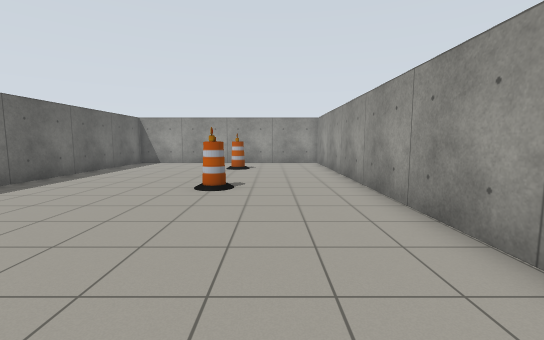
view 1 (above)

16 first-person views from a walk through a robot-simulator world made for Gazebo. The camera is 1.2 m above the floor, tilts 6° down and sees 90° across. The floor is counted in squares, 1 m on a side. Each view is taken from the middle of a square. On the plan, view 1 faces up. The plan holds only what a view shows up to about 12 squares ahead; the rest is blank.

view 2
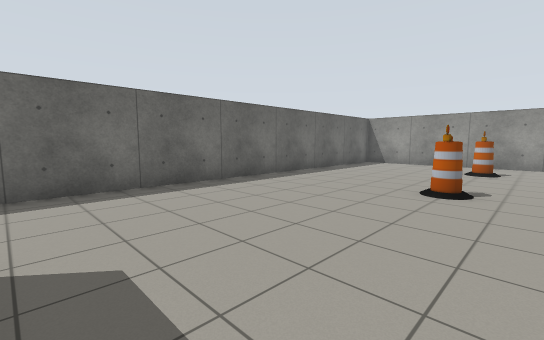

view 3
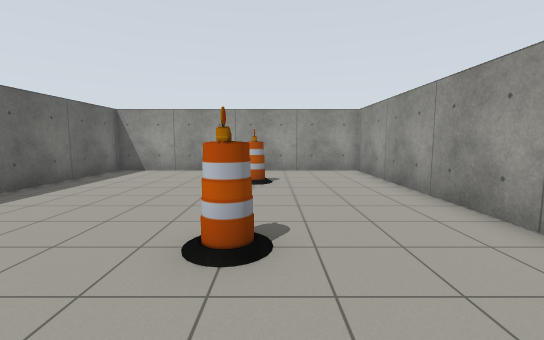

view 4
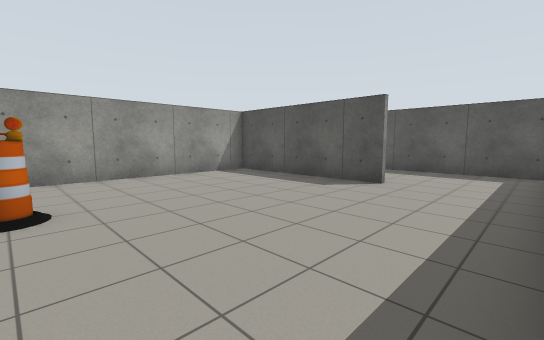

view 5
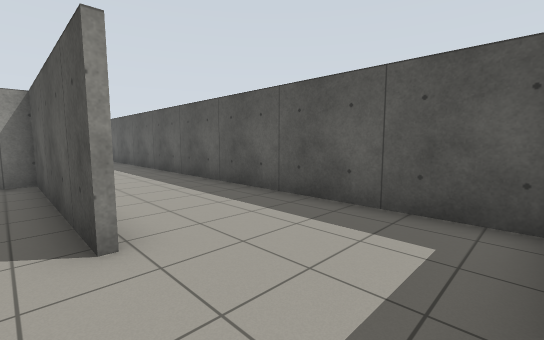

view 6
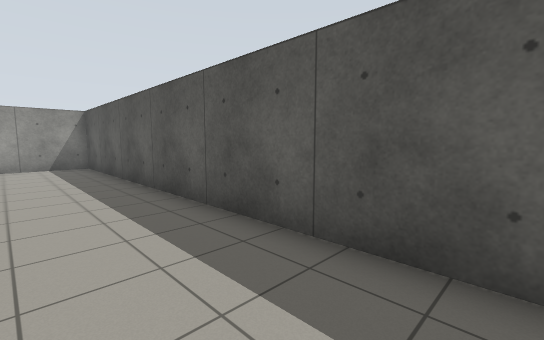

view 7
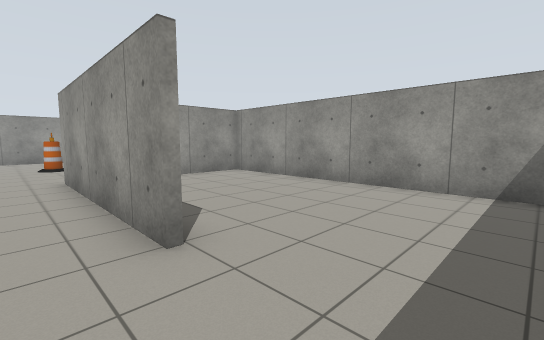

view 8
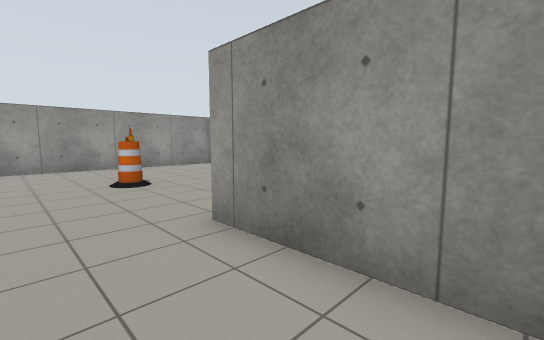

view 9
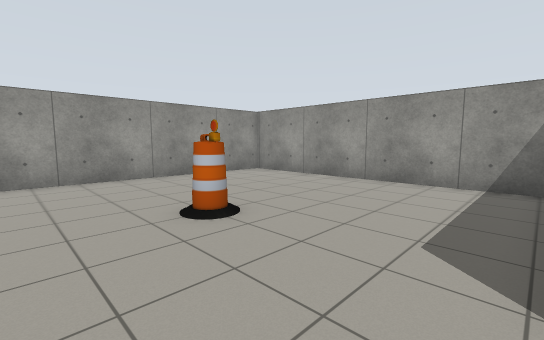

view 10
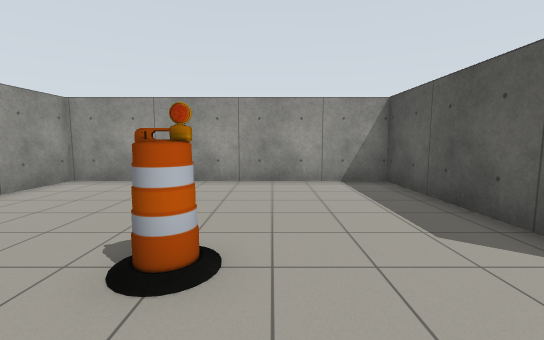

view 11
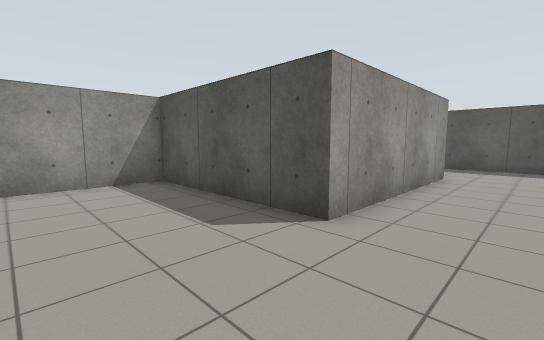

view 12
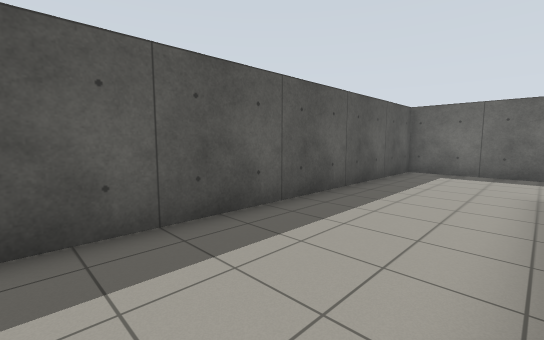

view 13
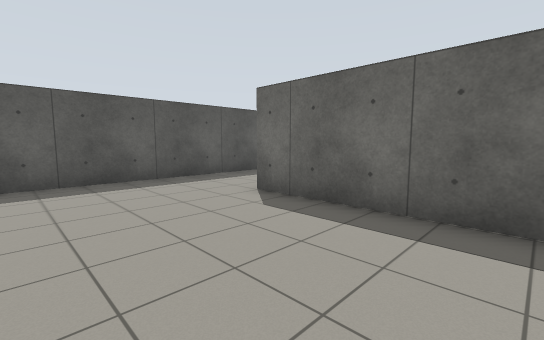

view 14
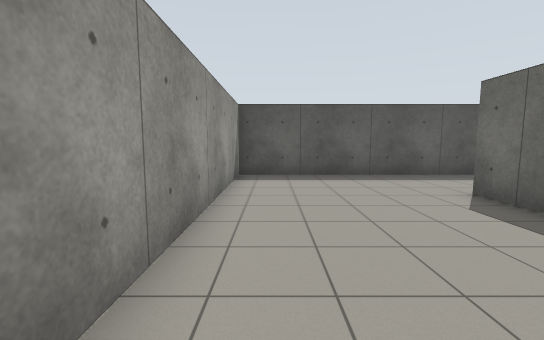

view 15
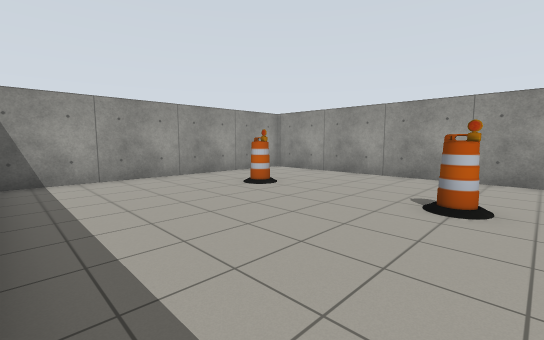

view 16
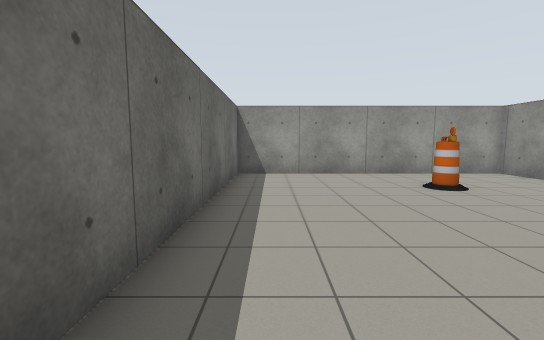

### Floor plan
Points are (right, up) in squares from view 1. A wall is a line through its corners. A room is listed if a view was taken in it or the views show most of it. See-through windows are left out.
Room 1 (views 1, 2, 3, 4, 5, 6, 7, 13, 14, 15, 16)
walls: (-3.9, -0.6) (2.5, -0.6) (2.5, 15.2) (-7.3, 15.2) (-7.3, -4.7) (12.2, -4.7) (12.2, 5.3) (9.6, 5.3); (6.4, 4.1) (6.4, -1.1)
ways out: opening at (4.5, -1) to room 2
objects: barrel (-2, 7) to (-1, 7); barrel (-2, 12) to (-1, 12)
Room 2 (views 8, 9, 10, 11, 12)
walls: (6.2, -1.1) (6.2, 5.5) (12.2, 5.5) (12.2, 15.2) (3.9, 15.2)
ways out: opening at (4.5, -1) to room 1
objects: barrel (6, 10) to (7, 10)

Positions as (right, up) in squares from view 1, and headings:
1: (0, 0), facing up
2: (0, 0), facing up-left
3: (-1, 4), facing up
4: (-7, 7), facing down-right
5: (-7, 0), facing down-right
6: (-2, -2), facing down-right
7: (5, -4), facing up-right
8: (4, 2), facing up-right
9: (4, 6), facing up-right
10: (4, 9), facing right
11: (4, 9), facing down-right
12: (4, -1), facing down-left
13: (11, 4), facing down-left
14: (11, 5), facing down
15: (-7, 6), facing up-right
16: (-6, 5), facing up
